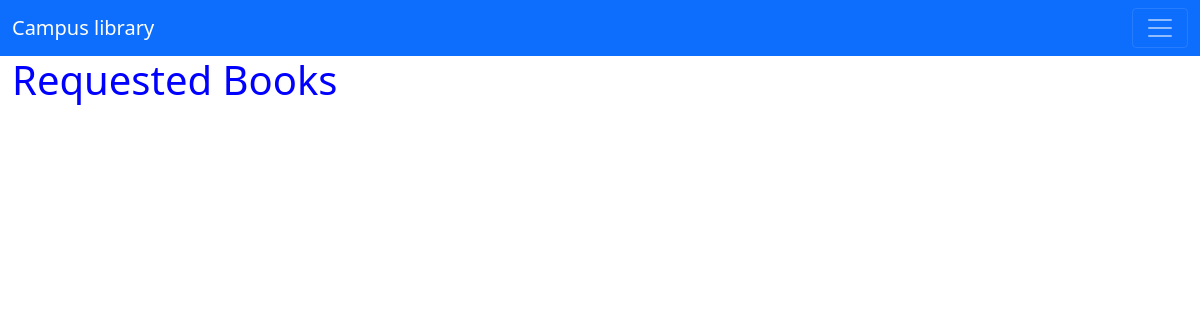
The page /requested_books/ (signed in) on the database as committed earlier.
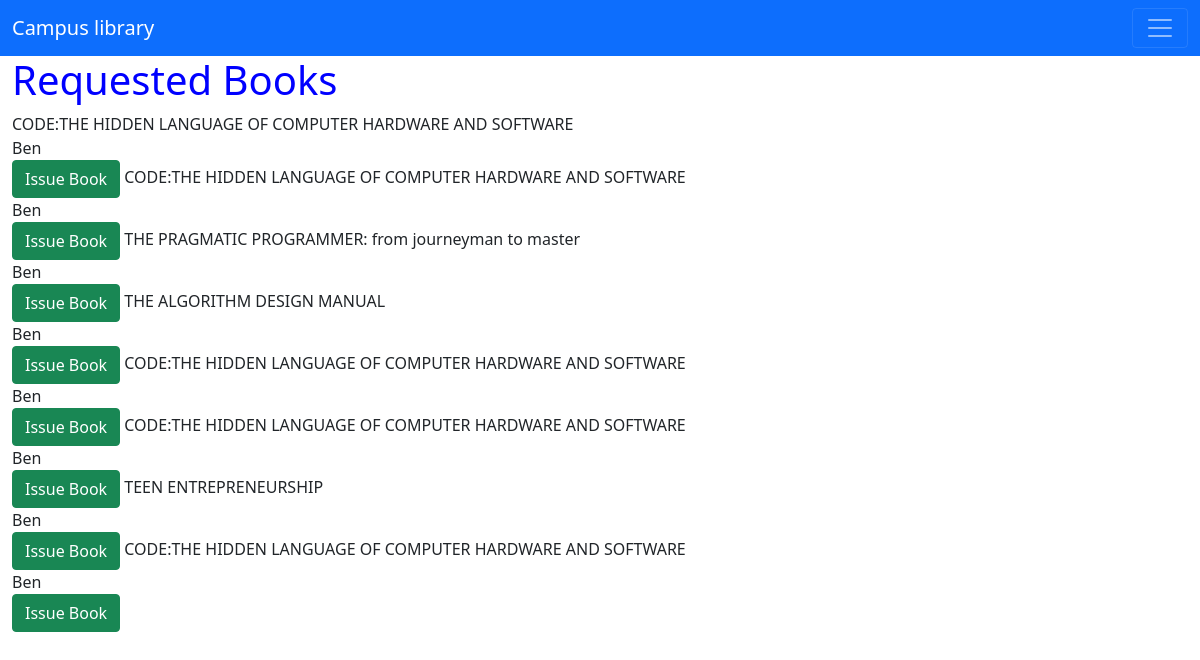
The same page on the database as committed later.
### books/models.py (models this page shows, shortened)
class Borrowed_book(models.Model):
    class ReturnStatusChoices(models.TextChoices):
        BOOKED = "BOOKED", ("Booked")
    user=models.ForeignKey(User,null=True,on_delete=models.CASCADE)
    book = models.ForeignKey(Book,on_delete=models.CASCADE)
    date_borrowed=models.DateTimeField(auto_now_add=True)
    status = models.CharField(max_length=15, default="BOOKED", choices=ReturnStatusChoices.choices)

class Book(models.Model):
    class BookStatusChoices(models.TextChoices):
        AVAILABLE = "AVAILABLE", ("Available")
        UNAVAILABLE = "UNAVAILABLE", ("Unavailable")
        BOOKED = "BOOKED", ("Booked")
    book_title = models.CharField(max_length=255)
    author = models.CharField(max_length=255)
    edition = models.CharField(max_length=255)
    Date_added = models.DateField(auto_now_add=True)
    subject_area = models.CharField(max_length=255)
    book_cover = models.ImageField(upload_to = 'images/')
    added_by=models.CharField(max_length=100,null=True,blank=True)
    date_updated=models.DateTimeField(auto_now=True)
    ISBN= models.CharField(null=True, blank= True,max_length=200)
    description = models.TextField(null=True, blank=True)
    status = models.CharField(max_length=20, default="AVAILABLE", choices=BookStatusChoices.choices)
    def __str__(self):
        return self.book_title

### books/views.py (the view)
# urls.py: path('requested_books/',views.requested_books,name='requested_books'),
def requested_books(request):
    books=Borrowed_book.objects.all()
    context={'books':books}
    return render(request,'books/requested_books.html',context)

### books/templates/books/requested_books.html (shortened to what this page needs)
{% extends 'main_librarian.html' %}
{% block content %}
{% if user.is_authenticated %}
<div class="container-fluid">
    <h1 style='color:blue;'>Requested Books</h1>
    <div>
        {% for book in books %}
            {{ book.book }}
            {{ book.user }}
        <a class="btn btn-success" href="{% url 'books:view_requested_book' book.id %}" role="button">Issue Book</a>
        {% endfor %}
    </div>
    {% else %}
    <h1>Please Login First</h1> <a href="/users/login_user/" style='color:black;'>Login</a>
    </br>
    <h1>Please Signup here</h1><a href="/users/register_user/" style='color:black;'>signup</a>
    {% endif %}
</div>
{% endblock content %}

Rows that differ between the two databases and show on the page:
added Borrowed_book: book "CODE:THE HIDDEN LANGUAGE OF COMPUTER HARDWARE AND SOFTWARE", user "Ben"
added Borrowed_book: book "CODE:THE HIDDEN LANGUAGE OF COMPUTER HARDWARE AND SOFTWARE", user "Ben"
added Borrowed_book: book "THE PRAGMATIC PROGRAMMER: from journeyman to master", user "Ben"
added Borrowed_book: book "THE ALGORITHM DESIGN MANUAL", user "Ben"
added Borrowed_book: book "CODE:THE HIDDEN LANGUAGE OF COMPUTER HARDWARE AND SOFTWARE", user "Ben"
added Borrowed_book: book "CODE:THE HIDDEN LANGUAGE OF COMPUTER HARDWARE AND SOFTWARE", user "Ben"
added Borrowed_book: book "TEEN ENTREPRENEURSHIP", user "Ben"
added Borrowed_book: book "CODE:THE HIDDEN LANGUAGE OF COMPUTER HARDWARE AND SOFTWARE", user "Ben"
